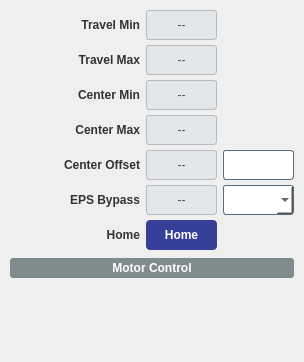
<widget class="QWidget" name="tab_37"><attribute name="title"><string>X-axis</string></attribute><layout class="QVBoxLayout" name="tv_59"><property name="spacing"><number>8</number></property><property name="leftMargin"><number>10</number></property><property name="topMargin"><number>10</number></property><property name="rightMargin"><number>10</number></property><property name="bottomMargin"><number>10</number></property><item><layout class="QGridLayout" name="grid_55"><property name="horizontalSpacing"><number>6</number></property><property name="verticalSpacing"><number>5</number></property><item row="0" column="0"><widget class="QLabel" name="lbl_38"><property name="styleSheet"><string notr="true">color: #333; font-weight: bold;</string></property><property name="minimumSize"><size><width>130</width><height>30</height></size></property><property name="text"><string>Travel Min</string></property><property name="alignment"><set>Qt::AlignRight|Qt::AlignVCenter</set></property></widget></item><item row="0" column="1"><widget class="PyDMLabel" name="rb_39"><property name="minimumSize"><size><width>0</width><height>30</height></size></property><property name="sizePolicy"><sizepolicy hsizetype="Expanding" vsizetype="Fixed"><horstretch>1</horstretch><verstretch>0</verstretch></sizepolicy></property><property name="styleSheet"><string notr="true">background-color: #e4e7ea; color: #4a5259; border: 1px solid #b6bcc2; border-radius: 3px;</string></property><property name="alignment"><set>Qt::AlignCenter</set></property><property name="text"><string>--</string></property><property name="channel" stdset="0"><string>ca://${prefix}:MMS:02:fXLimMin_RBV</string></property></widget></item><item row="1" column="0"><widget class="QLabel" name="lbl_40"><property name="styleSheet"><string notr="true">color: #333; font-weight: bold;</string></property><property name="minimumSize"><size><width>130</width><height>30</height></size></property><property name="text"><string>Travel Max</string></property><property name="alignment"><set>Qt::AlignRight|Qt::AlignVCenter</set></property></widget></item><item row="1" column="1"><widget class="PyDMLabel" name="rb_41"><property name="minimumSize"><size><width>0</width><height>30</height></size></property><property name="sizePolicy"><sizepolicy hsizetype="Expanding" vsizetype="Fixed"><horstretch>1</horstretch><verstretch>0</verstretch></sizepolicy></property><property name="styleSheet"><string notr="true">background-color: #e4e7ea; color: #4a5259; border: 1px solid #b6bcc2; border-radius: 3px;</string></property><property name="alignment"><set>Qt::AlignCenter</set></property><property name="text"><string>--</string></property><property name="channel" stdset="0"><string>ca://${prefix}:MMS:02:fXLimMax_RBV</string></property></widget></item><item row="2" column="0"><widget class="QLabel" name="lbl_42"><property name="styleSheet"><string notr="true">color: #333; font-weight: bold;</string></property><property name="minimumSize"><size><width>130</width><height>30</height></size></property><property name="text"><string>Center Min</string></property><property name="alignment"><set>Qt::AlignRight|Qt::AlignVCenter</set></property></widget></item><item row="2" column="1"><widget class="PyDMLabel" name="rb_43"><property name="minimumSize"><size><width>0</width><height>30</height></size></property><property name="sizePolicy"><sizepolicy hsizetype="Expanding" vsizetype="Fixed"><horstretch>1</horstretch><verstretch>0</verstretch></sizepolicy></property><property name="styleSheet"><string notr="true">background-color: #e4e7ea; color: #4a5259; border: 1px solid #b6bcc2; border-radius: 3px;</string></property><property name="alignment"><set>Qt::AlignCenter</set></property><property name="text"><string>--</string></property><property name="channel" stdset="0"><string>ca://${prefix}:MMS:02:fXCenterLimMin_RBV</string></property></widget></item><item row="3" column="0"><widget class="QLabel" name="lbl_44"><property name="styleSheet"><string notr="true">color: #333; font-weight: bold;</string></property><property name="minimumSize"><size><width>130</width><height>30</height></size></property><property name="text"><string>Center Max</string></property><property name="alignment"><set>Qt::AlignRight|Qt::AlignVCenter</set></property></widget></item><item row="3" column="1"><widget class="PyDMLabel" name="rb_45"><property name="minimumSize"><size><width>0</width><height>30</height></size></property><property name="sizePolicy"><sizepolicy hsizetype="Expanding" vsizetype="Fixed"><horstretch>1</horstretch><verstretch>0</verstretch></sizepolicy></property><property name="styleSheet"><string notr="true">background-color: #e4e7ea; color: #4a5259; border: 1px solid #b6bcc2; border-radius: 3px;</string></property><property name="alignment"><set>Qt::AlignCenter</set></property><property name="text"><string>--</string></property><property name="channel" stdset="0"><string>ca://${prefix}:MMS:02:fXCenterLimMax_RBV</string></property></widget></item><item row="4" column="0"><widget class="QLabel" name="lbl_46"><property name="styleSheet"><string notr="true">color: #333; font-weight: bold;</string></property><property name="minimumSize"><size><width>130</width><height>30</height></size></property><property name="text"><string>Center Offset</string></property><property name="alignment"><set>Qt::AlignRight|Qt::AlignVCenter</set></property></widget></item><item row="4" column="1"><widget class="PyDMLabel" name="rb_47"><property name="minimumSize"><size><width>0</width><height>30</height></size></property><property name="sizePolicy"><sizepolicy hsizetype="Expanding" vsizetype="Fixed"><horstretch>1</horstretch><verstretch>0</verstretch></sizepolicy></property><property name="styleSheet"><string notr="true">background-color: #e4e7ea; color: #4a5259; border: 1px solid #b6bcc2; border-radius: 3px;</string></property><property name="alignment"><set>Qt::AlignCenter</set></property><property name="text"><string>--</string></property><property name="channel" stdset="0"><string>ca://${prefix}:MMS:02:fXCenterOffset_RBV</string></property></widget></item><item row="4" column="2"><widget class="PyDMLineEdit" name="set_48"><property name="minimumSize"><size><width>0</width><height>30</height></size></property><property name="sizePolicy"><sizepolicy hsizetype="Expanding" vsizetype="Fixed"><horstretch>1</horstretch><verstretch>0</verstretch></sizepolicy></property><property name="styleSheet"><string notr="true">background-color: #ffffff; color: #0c0c0c; border: 1px solid #546e7a; border-radius: 3px;</string></property><property name="alignment"><set>Qt::AlignCenter</set></property><property name="channel" stdset="0"><string>ca://${prefix}:MMS:02:fXCenterOffset</string></property></widget></item><item row="5" column="0"><widget class="QLabel" name="lbl_49"><property name="styleSheet"><string notr="true">color: #333; font-weight: bold;</string></property><property name="minimumSize"><size><width>130</width><height>30</height></size></property><property name="text"><string>EPS Bypass</string></property><property name="alignment"><set>Qt::AlignRight|Qt::AlignVCenter</set></property></widget></item><item row="5" column="1"><widget class="PyDMLabel" name="rb_50"><property name="minimumSize"><size><width>0</width><height>30</height></size></property><property name="sizePolicy"><sizepolicy hsizetype="Expanding" vsizetype="Fixed"><horstretch>1</horstretch><verstretch>0</verstretch></sizepolicy></property><property name="styleSheet"><string notr="true">background-color: #e4e7ea; color: #4a5259; border: 1px solid #b6bcc2; border-radius: 3px;</string></property><property name="alignment"><set>Qt::AlignCenter</set></property><property name="text"><string>--</string></property><property name="channel" stdset="0"><string>ca://${prefix}:MMS:02:bXEpsBypass_RBV</string></property></widget></item><item row="5" column="2"><widget class="PyDMEnumComboBox" name="cmb_51"><property name="minimumSize"><size><width>0</width><height>30</height></size></property><property name="sizePolicy"><sizepolicy hsizetype="Expanding" vsizetype="Fixed"><horstretch>1</horstretch><verstretch>0</verstretch></sizepolicy></property><property name="styleSheet"><string notr="true">background-color: #ffffff; color: #0c0c0c; border: 1px solid #546e7a; border-radius: 3px;</string></property><property name="channel" stdset="0"><string>ca://${prefix}:MMS:02:bXEpsBypass</string></property></widget></item><item row="6" column="0"><widget class="QLabel" name="lbl_52"><property name="styleSheet"><string notr="true">color: #333; font-weight: bold;</string></property><property name="minimumSize"><size><width>130</width><height>30</height></size></property><property name="text"><string>Home</string></property><property name="alignment"><set>Qt::AlignRight|Qt::AlignVCenter</set></property></widget></item><item row="6" column="1"><widget class="PyDMPushButton" name="btn_53"><property name="minimumSize"><size><width>0</width><height>30</height></size></property><property name="styleSheet"><string notr="true">QPushButton { color: white; background-color: rgb(54,64,153); font-weight: bold; border-radius: 4px; } QPushButton:hover { background-color: #21618C; }</string></property><property name="text"><string>Home</string></property><property name="channel" stdset="0"><string>ca://${prefix}:MMS:02:bCenter</string></property><property name="pressValue" stdset="0"><string>1</string></property><property name="showConfirmDialog" stdset="0"><bool>true</bool></property><property name="confirmMessage" stdset="0"><string>Proceed with Home?</string></property></widget></item><item row="6" column="2"><widget class="PyDMByteIndicator" name="byte_54"><property name="minimumSize"><size><width>20</width><height>20</height></size></property><property name="channel" stdset="0"><string>ca://${prefix}:MMS:02:bCentered_RBV</string></property><property name="showLabels" stdset="0"><bool>false</bool></property><property name="circles" stdset="0"><bool>true</bool></property><property name="numBits" stdset="0"><number>1</number></property></widget></item></layout></item><item><widget class="QLabel" name="lbl_56"><property name="styleSheet"><string notr="true">background-color: #7F8C8D; color: white; font-weight: bold; padding: 3px; border-radius: 3px;</string></property><property name="text"><string>Motor Control</string></property><property name="alignment"><set>Qt::AlignCenter</set></property></widget></item><item><widget class="MotorClassicRow" name="motor_57"><property name="minimumSize"><size><width>0</width><height>46</height></size></property><property name="motor" stdset="0"><string>${prefix}:MMS:02</string></property></widget></item><item><spacer name="vs_58"><property name="orientation"><enum>Qt::Vertical</enum></property><property name="sizeHint" stdset="0"><size><width>20</width><height>20</height></size></property></spacer></item></layout></widget>
